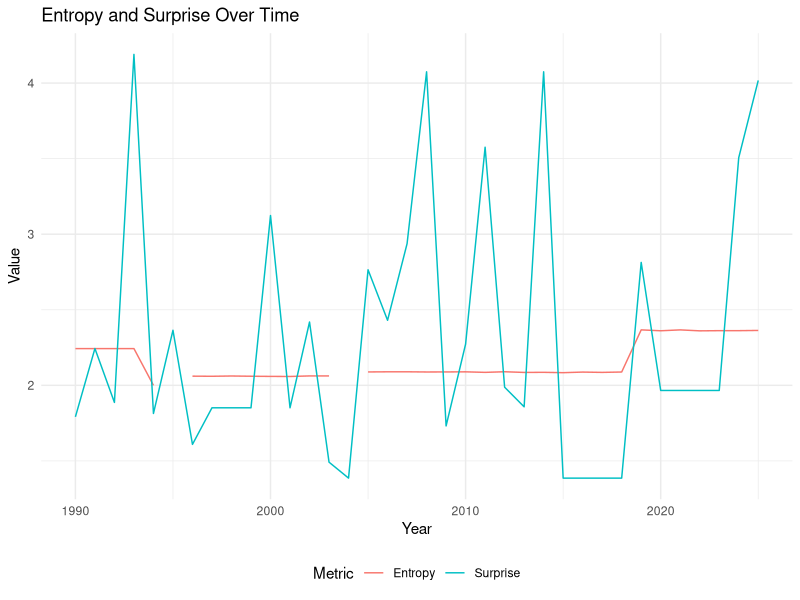

This figure's R source: (Note: this script raises an error after producing the figure.)
# set seed
set.seed(42)

# load required libraries
library(tidyverse)

# read in data
odds = read_csv("data/nba_lottery_odds.csv")

# normalize within each year so they sum to 1
odds = odds %>%
  group_by(Year) %>%
  mutate(Prob = Chances / sum(Chances)) %>%
  ungroup()

# filter to only the team that got pick 1 each year
first_picks = odds %>%
  filter(Pick == 1) %>%
  mutate(Surprise = -log(Prob))

# define a function for entropy
entropy = function(prob_list) {
  -sum(prob_list * log(prob_list))
}

# compute entropy per year
entropy_by_year = odds %>%
  group_by(Year) %>%
  summarise(Entropy = entropy(Prob)) %>%
  ungroup()

# merge entropy and surprise dataframes
merged_data = inner_join(entropy_by_year, 
                         first_picks %>% select(Year, Surprise), 
                         by = "Year") %>%
  select(Year, Entropy, Surprise)

# calculate totals
total_entropy = sum(merged_data$Entropy)
total_surprise = sum(merged_data$Surprise)

cat(sprintf("Total Entropy: %f\n", total_entropy))
cat(sprintf("Total Surprise: %f\n", total_surprise))

# plot entropy and surprise over time
ggplot(merged_data, aes(x = Year)) +
  geom_line(aes(y = Entropy, color = "Entropy")) +
  geom_line(aes(y = Surprise, color = "Surprise")) +
  labs(title = "Entropy and Surprise Over Time",
       x = "Year", y = "Value", color = "Metric") +
  theme_minimal() +
  theme(legend.position = "bottom")

# simulation using tidyverse approach
n_samples = 1000000

# use purrr to simulate across all years
surprise_simulations = odds %>%
  group_by(Year) %>%
  group_map(~ {
    probs = .x$Prob
    sampled_indices = sample(length(probs), size = n_samples, replace = TRUE, prob = probs)
    sampled_probs = probs[sampled_indices]
    -log(sampled_probs)
  }) %>%
  set_names(unique(odds$Year))

# convert to tibble using tidyverse
surprise_df = map_dfr(surprise_simulations, ~ tibble(Surprise = .x), .id = "Year") %>%
  mutate(Year = as.numeric(Year))

# create matrix and calculate row sums using tidyverse
sim_total_surprises_array = surprise_simulations %>%
  bind_cols() %>%
  as.matrix()

sim_total_surprises_sum = sim_total_surprises_array %>%
  rowSums()

cat(sprintf("Average simulated surprise: %f\n", mean(sim_total_surprises_sum)))
cat(sprintf("Total Entropy: %f\n", total_entropy))
cat(sprintf("Total Surprise: %f\n", total_surprise))

# calculate proportion of simulations with surprise >= actual surprise
right_tail_prob = mean(sim_total_surprises_sum >= total_surprise)
right_tail_pct = right_tail_prob * 100

# create histogram with shading using tidyverse
tibble(surprise = sim_total_surprises_sum, greater = (surprise > total_surprise)) %>%
  ggplot(aes(x = surprise)) +
  geom_histogram(aes(y = ..density..), bins = 50, fill = "lightcoral", alpha = 0.7) +
  geom_vline(xintercept = total_surprise, color = "navy", linetype = "dashed", size = 1) +
  annotate("text", x = total_surprise, y = Inf, 
           label = sprintf("Right-tail Prob: %.2f%%", right_tail_pct),
           vjust = 2, hjust = -0.05, color = "navy", size = 4) +
  labs(title = "Distribution of Total Surprise Across All Simulated Lotteries",
       x = "Total Surprise (Sum of -ln(prob))", y = "Density") +
  theme_minimal()

cat(sprintf("P-value for actual outcome: %.6g\n", right_tail_prob))